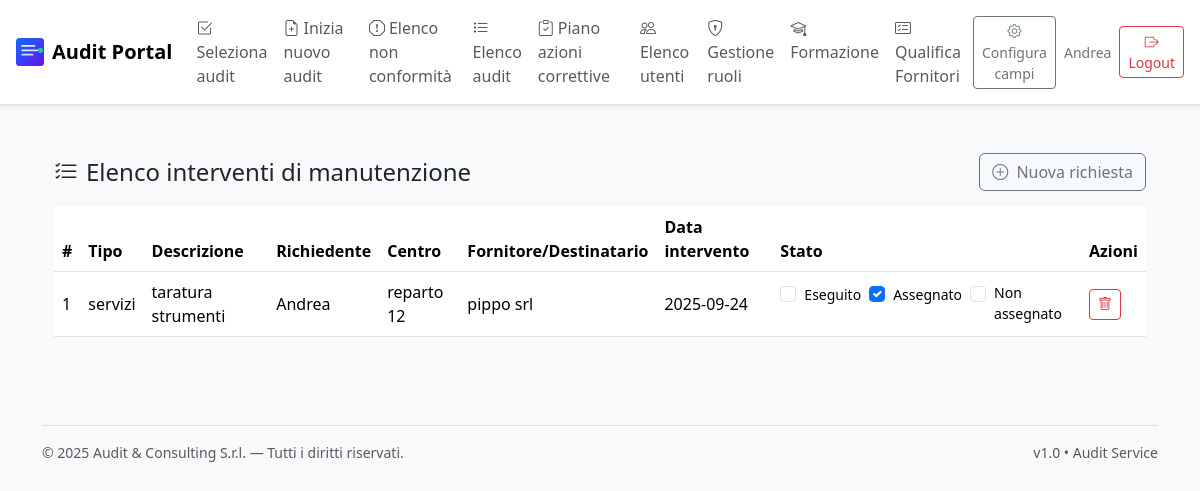
Before: /manutenzione/elenco (signed in) with the older database file.
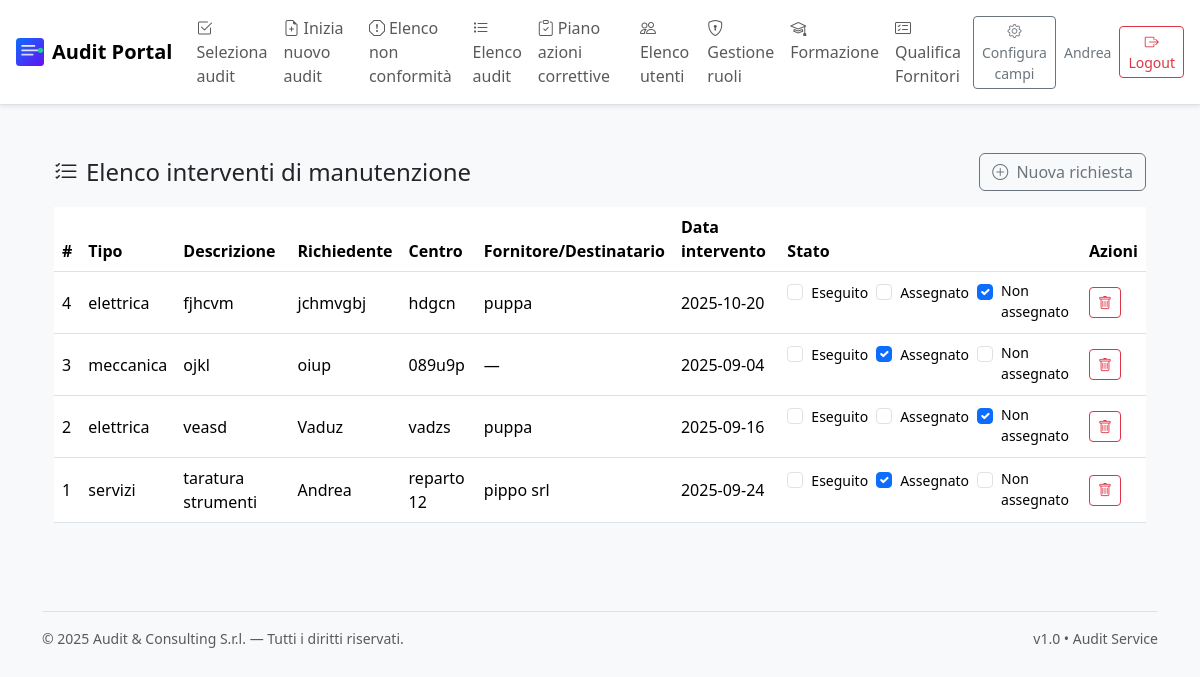
After: the same page with the newer database file.
### app.py (models this page shows, shortened)
    class User(db.Model, UserMixin):
        __tablename__ = "users"
        id = db.Column(db.Integer, primary_key=True)
        name = db.Column(db.String(120), nullable=False)
        email = db.Column(db.String(255), unique=True, nullable=False)
        password_hash = db.Column(db.String(255), nullable=False)
        role = db.Column(db.String(20), nullable=False, default="junior")  # 'supervisor' | 'admin' | 'junior'
        requested_role = db.Column(db.String(20), nullable=True)           # richiesta di promozione
        def is_supervisor(self) -> bool:
            return self.role == "supervisor"

### models.py (models this page shows)
class InterventoManutenzione(db.Model):
    __tablename__ = "interventi_manutenzione"
    id = db.Column(db.Integer, primary_key=True)
    tipo = db.Column(db.String(20), nullable=False)  # "elettrica" | "meccanica" | "servizi"
    descrizione = db.Column(db.Text, nullable=False)
    richiedente = db.Column(db.String(200), nullable=False)
    centro = db.Column(db.String(200), nullable=False)
    fornitore = db.Column(db.String(200), nullable=True)
    destinatario = db.Column(db.String(200), nullable=True)
    data_intervento = db.Column(db.Date, nullable=True)
    created_at = db.Column(db.DateTime, default=datetime.utcnow)
    status = db.Column(db.String(20), default="Non assegnato")  # "Eseguito" | "Assegnato" | "Non assegnato"

### app.py (the view)
    @app.route("/manutenzione/elenco", methods=["GET"])
    @login_required
    def elenco_manutenzioni():
        order_col = getattr(InterventoManutenzione, "created_at", None)
        q = InterventoManutenzione.query
        if order_col is not None:
            rows = q.order_by(order_col.desc()).all()
        else:
            rows = q.order_by(InterventoManutenzione.id.desc()).all()
        return render_template("manutenzione_list.html", rows=rows)

### templates/manutenzione_list.html (shortened to what this page needs)
{% extends "base.html" %}
{% block content %}
<div class="container py-4">
  <div class="d-flex justify-content-between align-items-center mb-3">
    <h1 class="h4 mb-0"><i class="bi bi-list-check me-2"></i>Elenco interventi di manutenzione</h1>
    <a class="btn btn-outline-secondary" href="{{ url_for('richiedi_manutenzione') }}">
      <i class="bi bi-plus-circle me-1"></i> Nuova richiesta
    </a>
  </div>
  <div class="table-responsive">
    <table class="table align-middle">
      <thead>
        <tr>
          <th>#</th>
          <th>Tipo</th>
          <th>Descrizione</th>
          <th>Richiedente</th>
          <th>Centro</th>
          <th>Fornitore/Destinatario</th>
          <th>Data intervento</th>
          <th class="text-nowrap">Stato</th>
          <th>Azioni</th>
        </tr>
      </thead>
      <tbody>
        {% for r in rows %}
        <tr class="{% if r.status == 'Eseguito' %}table-success{% endif %}">
          <td>{{ r.id }}</td>
          <td>{{ r.tipo }}</td>
          <td style="max-width: 360px;">{{ r.descrizione }}</td>
          <td>{{ r.richiedente }}</td>
          <td>{{ r.centro }}</td>
          <td>
            {% if r.fornitore %}{{ r.fornitore }}{% elif r.destinatario %}{{ r.destinatario }}{% else %}—{% endif %}
          </td>
          <td>{{ r.data_intervento or '' }}</td>
          <td>
            <div class="d-flex gap-2">
              <form method="post" action="{{ url_for('update_manutenzione_status', mid=r.id) }}">
                <div class="form-check">
                  <input class="form-check-input" type="checkbox" onclick="this.form.submit()" {% if r.status == 'Eseguito' %}checked{% endif %}>
                  <label class="form-check-label small">Eseguito</label>
                </div>
              </form>
              <form method="post" action="{{ url_for('update_manutenzione_status', mid=r.id) }}">
                <div class="form-check">
                  <input class="form-check-input" type="checkbox" onclick="this.form.submit()" {% if r.status == 'Assegnato' %}checked{% endif %}>
                  <label class="form-check-label small">Assegnato</label>
                </div>
              </form>
              <form method="post" action="{{ url_for('update_manutenzione_status', mid=r.id) }}">
                <div class="form-check">
                  <input class="form-check-input" type="checkbox" onclick="this.form.submit()" {% if r.status == 'Non assegnato' %}checked{% endif %}>
                  <label class="form-check-label small">Non assegnato</label>
                </div>
              </form>
            </div>
          </td>
          <td>
            <form method="post" action="{{ url_for('delete_manutenzione', mid=r.id) }}" onsubmit="return confirm('Eliminare questo intervento?');">
              <button class="btn btn-sm btn-outline-danger"><i class="bi bi-trash"></i></button>
            </form>
          </td>
        </tr>
        {% else %}
        <tr><td colspan="9" class="text-center text-secondary">Nessun intervento presente.</td></tr>
        {% endfor %}
      </tbody>
    </table>
  </div>
</div>
{% endblock %}

### templates/base.html (shortened to what this page needs)
{% set APP_NAME = config.APP_NAME if config.APP_NAME else "Audit Portal" %}
<!doctype html>
<html lang="it">
  <head>
    <link href="https://cdn.jsdelivr.net/npm/bootstrap@5.3.3/dist/css/bootstrap.min.css" rel="stylesheet">
    <link href="https://cdn.jsdelivr.net/npm/bootstrap-icons@1.11.3/font/bootstrap-icons.css" rel="stylesheet">
    <link href="{{ url_for('static', filename='custom.css') }}" rel="stylesheet">
  </head>
  <body class="bg-light">
    <nav class="navbar navbar-expand-lg bg-white border-bottom shadow-sm sticky-top">
      <div class="container-fluid px-3">
        <a class="navbar-brand d-flex align-items-center gap-2" href="{{ url_for('index') }}">
          {% if config.COMPANY_LOGO %}
            <img src="{{ config.COMPANY_LOGO }}" alt="logo" height="28">
          {% endif %}
          <span class="fw-semibold">{{ APP_NAME }}</span>
        </a>
        <div class="collapse navbar-collapse" id="navMain">
          <ul class="navbar-nav me-auto mb-2 mb-lg-0">
            {% if current_user.is_authenticated %}
              {% if current_user.is_supervisor() or current_user.is_admin() %}
                <li class="nav-item"><a class="nav-link" href="{{ url_for('select_audit') }}"><i class="bi bi-check2-square me-1"></i>Seleziona audit</a></li>
                <li class="nav-item"><a class="nav-link" href="{{ url_for('new_audit') }}"><i class="bi bi-file-earmark-plus me-1"></i>Inizia nuovo audit</a></li>
                <li class="nav-item"><a class="nav-link" href="{{ url_for('list_ncs') }}"><i class="bi bi-exclamation-octagon me-1"></i>Elenco non conformità</a></li>
              {% endif %}
              <li class="nav-item"><a class="nav-link" href="{{ url_for('list_audits') }}"><i class="bi bi-list-task me-1"></i>Elenco audit</a></li>
              <li class="nav-item"><a class="nav-link" href="{{ url_for('actions_plan') }}"><i class="bi bi-clipboard-check me-1"></i>Piano azioni correttive</a></li>
              {% if current_user.is_supervisor() %}
                <li class="nav-item"><a class="nav-link" href="{{ url_for('users_list') }}"><i class="bi bi-people me-1"></i>Elenco utenti</a></li>
                <li class="nav-item"><a class="nav-link" href="{{ url_for('manage_users') }}"><i class="bi bi-shield-lock me-1"></i>Gestione ruoli</a></li>
              {% endif %}
            {% endif %}
              <li class="nav-item"><a class="nav-link" href="{{ url_for('training.index') }}"><i class="bi bi-mortarboard me-1"></i>Formazione</a></li>
              <li class="nav-item"><a class="nav-link" href="{{ url_for('suppliers.index') }}"><i class="bi bi-card-checklist me-1"></i>Qualifica Fornitori</a></li>
</ul>
          <div class="d-flex align-items-center gap-2">
            {% if current_user.is_authenticated %}
              {% if current_user.is_supervisor() or current_user.is_admin() %}
                <a class="btn btn-outline-secondary btn-sm" href="{{ url_for('config_campi_audit') }}">
                  <i class="bi bi-gear"></i> Configura campi
                </a>
              {% endif %}
              <span class="small text-secondary d-none d-md-inline">{{ current_user.name }}</span>
              <a class="btn btn-outline-danger btn-sm" href="{{ url_for('logout') }}"><i class="bi bi-box-arrow-right"></i> Logout</a>
            {% else %}
              <a class="btn btn-primary btn-sm" href="{{ url_for('login') }}">Login</a>
              <a class="btn btn-outline-primary btn-sm" href="{{ url_for('register') }}">Registrati</a>
            {% endif %}
          </div>
        </div>
      </div>
    </nav>
    <main class="container py-4">
      {% block content %}{% endblock %}
    </main>
    <footer class="container py-4 small text-muted">
      <div class="d-flex justify-content-between border-top pt-3">
        <div>© {{ now.year }} {{ config.Audit_Consulting or "Audit & Consulting S.r.l." }} — Tutti i diritti riservati.</div>
        <div class="d-none d-md-block">v1.0 • Audit Service</div>
      </div>
    </footer>
  </body>
</html>

### static/custom.css (style rules this page uses)
.navbar-brand img { display:inline-block; height:28px; }

Changed rows visible on the page:
added InterventoManutenzione: id "4", tipo "elettrica", descrizione "fjhcvm", richiedente "jchmvgbj", centro "hdgcn", fornitore "puppa", data_intervento "2025-10-20", status "☑"
added InterventoManutenzione: id "3", tipo "meccanica", descrizione "ojkl", richiedente "oiup", centro "089u9p", data_intervento "2025-09-04", status "☑"
added InterventoManutenzione: id "2", tipo "elettrica", descrizione "veasd", richiedente "Vaduz", centro "vadzs", fornitore "puppa", data_intervento "2025-09-16", status "☑"
